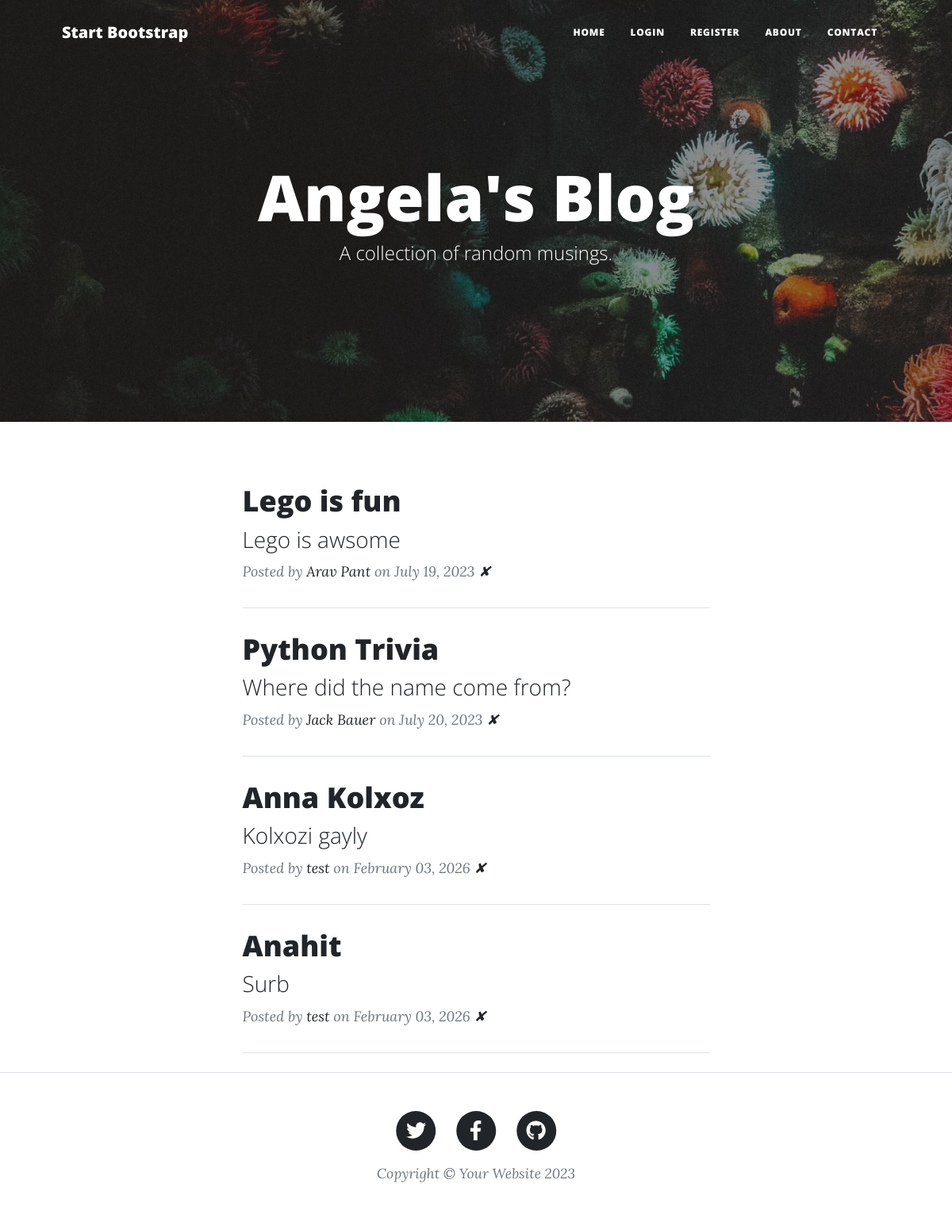
The page / on the database its author committed.
### main.py (models this page shows)
class BlogPost(db.Model):
    __tablename__ = "blog_posts"
    id: Mapped[int] = mapped_column(Integer, primary_key=True)
    title: Mapped[str] = mapped_column(String(250), unique=True, nullable=False)
    subtitle: Mapped[str] = mapped_column(String(250), nullable=False)
    date: Mapped[str] = mapped_column(String(250), nullable=False)
    body: Mapped[str] = mapped_column(Text, nullable=False)
    author: Mapped[str] = mapped_column(String(250), nullable=False)
    img_url: Mapped[str] = mapped_column(String(250), nullable=False)
    user_id: Mapped[int] = mapped_column(Integer, ForeignKey("User.id"))

### main.py (the view)
@app.route('/')
def get_all_posts():
    result = db.session.execute(db.select(BlogPost))
    posts = result.scalars().all()
    return render_template("index.html", all_posts=posts)

### templates/index.html (shortened to what this page needs)
{% include "header.html" %}
<header
  class="masthead"
  style="background-image: url('../static/assets/img/home-bg.jpg')"
>
  <div class="container position-relative px-4 px-lg-5">
    <div class="row gx-4 gx-lg-5 justify-content-center">
      <div class="col-md-10 col-lg-8 col-xl-7">
        <div class="site-heading">
          <h1>Angela's Blog</h1>
          <span class="subheading">A collection of random musings.</span>
        </div>
      </div>
    </div>
  </div>
</header>
<div class="container px-4 px-lg-5">
  <div class="row gx-4 gx-lg-5 justify-content-center">
    <div class="col-md-10 col-lg-8 col-xl-7">
      {% for post in all_posts %}
      <div class="post-preview">
        <a href="{{ url_for('show_post', post_id=post.id) }}">
          <h2 class="post-title">{{ post.title }}</h2>
          <h3 class="post-subtitle">{{ post.subtitle }}</h3>
        </a>
        <p class="post-meta">
          Posted by
          <a href="#">{{post.author}}</a>
          on {{post.date}}
          <a href="{{url_for('delete_post', post_id=post.id) }}">✘</a>
        </p>
      </div>
      <hr class="my-4" />
      {% endfor %}
    </div>
  </div>
</div>
{% include "footer.html" %}

### templates/header.html (shortened to what this page needs)
<!DOCTYPE html>
<html lang="en">
  <head>
    {% block styles %}
    {{ bootstrap.load_css() }}
    <link
      href="{{ url_for('static', filename='css/styles.css') }}"
      rel="stylesheet"
    />
    {% endblock %}
  </head>
  <body>
    <nav class="navbar navbar-expand-lg navbar-light" id="mainNav">
      <div class="container px-4 px-lg-5">
        <a class="navbar-brand" href="/">Start Bootstrap</a>
        <div class="collapse navbar-collapse" id="navbarResponsive">
          <ul class="navbar-nav ms-auto py-4 py-lg-0">
            <li class="nav-item">
              <a
                class="nav-link px-lg-3 py-3 py-lg-4"
                href="{{ url_for('get_all_posts') }}"
                >Home</a
              >
            </li>
            {% if not current_user.is_authenticated %}
            <li class="nav-item">
              <a
                class="nav-link px-lg-3 py-3 py-lg-4"
                href="{{ url_for('login') }}"
                >Login</a
              >
            </li>
            <li class="nav-item">
              <a
                class="nav-link px-lg-3 py-3 py-lg-4"
                href="{{ url_for('register') }}"
                >Register</a
              >
            </li>
            {%endif%}
            <li class="nav-item">
              <a
                class="nav-link px-lg-3 py-3 py-lg-4"
                href="{{ url_for('about') }}"
                >About</a
              >
            </li>
            <li class="nav-item">
              <a
                class="nav-link px-lg-3 py-3 py-lg-4"
                href="{{ url_for('contact') }}"
                >Contact</a
              >
            </li>
          </ul>
        </div>
      </div>
    </nav>
  </body>
</html>

### templates/footer.html (shortened to what this page needs)
        <footer class="border-top">
          <div class="container px-4 px-lg-5">
              <div class="row gx-4 gx-lg-5 justify-content-center">
                  <div class="col-md-10 col-lg-8 col-xl-7">
                      <ul class="list-inline text-center">
                          <li class="list-inline-item">
                              <a href="#!">
                                  <span class="fa-stack fa-lg">
                                      <i class="fas fa-circle fa-stack-2x"></i>
                                      <i class="fab fa-twitter fa-stack-1x fa-inverse"></i>
                                  </span>
                              </a>
                          </li>
                          <li class="list-inline-item">
                              <a href="#!">
                                  <span class="fa-stack fa-lg">
                                      <i class="fas fa-circle fa-stack-2x"></i>
                                      <i class="fab fa-facebook-f fa-stack-1x fa-inverse"></i>
                                  </span>
                              </a>
                          </li>
                          <li class="list-inline-item">
                              <a href="#!">
                                  <span class="fa-stack fa-lg">
                                      <i class="fas fa-circle fa-stack-2x"></i>
                                      <i class="fab fa-github fa-stack-1x fa-inverse"></i>
                                  </span>
                              </a>
                          </li>
                      </ul>
                      <div class="small text-center text-muted fst-italic">Copyright &copy; Your Website 2023</div>
                  </div>
              </div>
          </div>
      </footer>
  </body>
</html>

### rows shown on the page
BlogPost: title "Lego is fun", subtitle "Lego is awsome", author "Arav Pant", date "July 19, 2023"
BlogPost: title "Python Trivia", subtitle "Where did the name come from?", author "Jack Bauer", date "July 20, 2023"
BlogPost: title "Anna Kolxoz", subtitle "Kolxozi gayly", author "test", date "February 03, 2026"
BlogPost: title "Anahit", subtitle "Surb", author "test", date "February 03, 2026"
